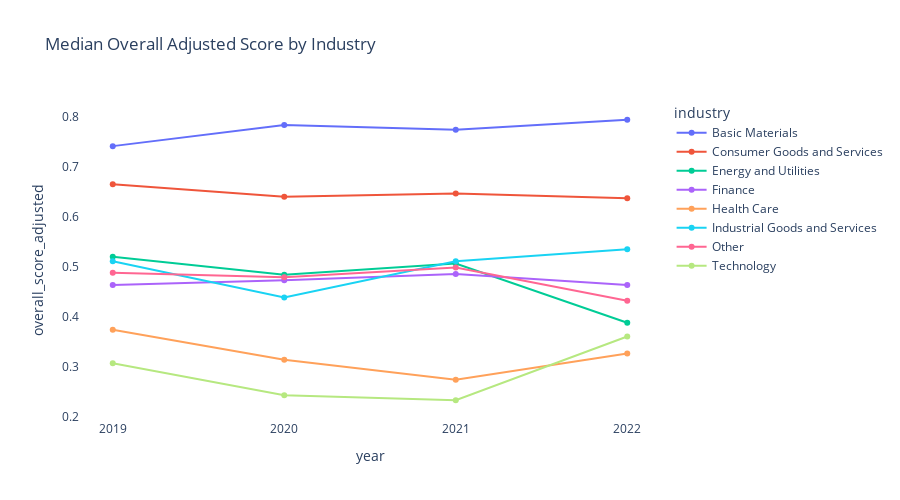

The cell this chart's notebook holds for it:
### Code cell
plot_summary_chart(
    reporting_summary_df,
    x="year",
    y="overall_score_adjusted",
    group_by="industry",
    chart_type="line",
    agg_func="median",
    title="Median Overall Adjusted Score by Industry",
    height=500,
    width=900,
).show()

### Figure 1 — Plotly figure (JSON) as saved in the notebook; plotly's stock layout.template omitted (floating-point values rounded to 4 significant figures)
{"data": [{"hovertemplate": "industry=Basic Materials<br>year=%{x}<br>overall_score_adjusted=%{y}<extra></extra>", "legendgroup": "Basic Materials", "line": {"color": "#636efa", "dash": "solid"}, "marker": {"symbol": "circle"}, "mode": "lines+markers", "name": "Basic Materials", "orientation": "v", "showlegend": true, "type": "scatter", "x": ["2019", "2020", "2021", "2022"], "xaxis": "x", "y": [0.7418, 0.7841, 0.7745, 0.7945], "yaxis": "y"}, {"hovertemplate": "industry=Consumer Goods and Services<br>year=%{x}<br>overall_score_adjusted=%{y}<extra></extra>", "legendgroup": "Consumer Goods and Services", "line": {"color": "#EF553B", "dash": "solid"}, "marker": {"symbol": "circle"}, "mode": "lines+markers", "name": "Consumer Goods and Services", "orientation": "v", "showlegend": true, "type": "scatter", "x": ["2019", "2020", "2021", "2022"], "xaxis": "x", "y": [0.6656, 0.6405, 0.6469, 0.6378], "yaxis": "y"}, {"hovertemplate": "industry=Energy and Utilities<br>year=%{x}<br>overall_score_adjusted=%{y}<extra></extra>", "legendgroup": "Energy and Utilities", "line": {"color": "#00cc96", "dash": "solid"}, "marker": {"symbol": "circle"}, "mode": "lines+markers", "name": "Energy and Utilities", "orientation": "v", "showlegend": true, "type": "scatter", "x": ["2019", "2020", "2021", "2022"], "xaxis": "x", "y": [0.5206, 0.4847, 0.5068, 0.3884], "yaxis": "y"}, {"hovertemplate": "industry=Finance<br>year=%{x}<br>overall_score_adjusted=%{y}<extra></extra>", "legendgroup": "Finance", "line": {"color": "#ab63fa", "dash": "solid"}, "marker": {"symbol": "circle"}, "mode": "lines+markers", "name": "Finance", "orientation": "v", "showlegend": true, "type": "scatter", "x": ["2019", "2020", "2021", "2022"], "xaxis": "x", "y": [0.464, 0.4735, 0.4858, 0.4638], "yaxis": "y"}, {"hovertemplate": "industry=Health Care<br>year=%{x}<br>overall_score_adjusted=%{y}<extra></extra>", "legendgroup": "Health Care", "line": {"color": "#FFA15A", "dash": "solid"}, "marker": {"symbol": "circle"}, "mode": "lines+markers", "name": "Health Care", "orientation": "v", "showlegend": true, "type": "scatter", "x": ["2019", "2020", "2021", "2022"], "xaxis": "x", "y": [0.3745, 0.3147, 0.2745, 0.3272], "yaxis": "y"}, {"hovertemplate": "industry=Industrial Goods and Services<br>year=%{x}<br>overall_score_adjusted=%{y}<extra></extra>", "legendgroup": "Industrial Goods and Services", "line": {"color": "#19d3f3", "dash": "solid"}, "marker": {"symbol": "circle"}, "mode": "lines+markers", "name": "Industrial Goods and Services", "orientation": "v", "showlegend": true, "type": "scatter", "x": ["2019", "2020", "2021", "2022"], "xaxis": "x", "y": [0.5113, 0.4389, 0.5114, 0.5356], "yaxis": "y"}, {"hovertemplate": "industry=Other<br>year=%{x}<br>overall_score_adjusted=%{y}<extra></extra>", "legendgroup": "Other", "line": {"color": "#FF6692", "dash": "solid"}, "marker": {"symbol": "circle"}, "mode": "lines+markers", "name": "Other", "orientation": "v", "showlegend": true, "type": "scatter", "x": ["2019", "2020", "2021", "2022"], "xaxis": "x", "y": [0.4887, 0.4796, 0.4989, 0.4323], "yaxis": "y"}, {"hovertemplate": "industry=Technology<br>year=%{x}<br>overall_score_adjusted=%{y}<extra></extra>", "legendgroup": "Technology", "line": {"color": "#B6E880", "dash": "solid"}, "marker": {"symbol": "circle"}, "mode": "lines+markers", "name": "Technology", "orientation": "v", "showlegend": true, "type": "scatter", "x": ["2019", "2020", "2021", "2022"], "xaxis": "x", "y": [0.3076, 0.2434, 0.2335, 0.361], "yaxis": "y"}], "layout": {"height": 500, "legend": {"title": {"text": "industry"}, "tracegroupgap": 0}, "paper_bgcolor": "white", "plot_bgcolor": "white", "title": {"text": "Median Overall Adjusted Score by Industry"}, "width": 900, "xaxis": {"anchor": "y", "domain": [0, 1], "showgrid": false, "title": {"text": "year"}}, "yaxis": {"anchor": "x", "domain": [0, 1], "showgrid": false, "title": {"text": "overall_score_adjusted"}}}}
